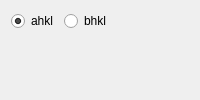
                      <widget class="QWidget" name="tab_8">
                       <attribute name="title">
                        <string>Graph</string>
                       </attribute>
                       <layout class="QVBoxLayout" name="verticalLayout_18">
                        <item>
                         <layout class="QHBoxLayout" name="horizontalLayout_16">
                          <item>
                           <widget class="QRadioButton" name="kropff_ahkl_radioButton">
                            <property name="text">
                             <string>ahkl</string>
                            </property>
                            <property name="checked">
                             <bool>true</bool>
                            </property>
                           </widget>
                          </item>
                          <item>
                           <widget class="QRadioButton" name="kropff_bhkl_radioButton">
                            <property name="text">
                             <string>bhkl</string>
                            </property>
                           </widget>
                          </item>
                          <item>
                           <spacer name="horizontalSpacer_16">
                            <property name="orientation">
                             <enum>Qt::Horizontal</enum>
                            </property>
                            <property name="sizeHint" stdset="0">
                             <size>
                              <width>40</width>
                              <height>20</height>
                             </size>
                            </property>
                           </spacer>
                          </item>
                         </layout>
                        </item>
                        <item>
                         <widget class="QWidget" name="low_widget" native="true">
                          <property name="sizePolicy">
                           <sizepolicy hsizetype="Preferred" vsizetype="Expanding">
                            <horstretch>0</horstretch>
                            <verstretch>0</verstretch>
                           </sizepolicy>
                          </property>
                         </widget>
                        </item>
                       </layout>
                      </widget>
